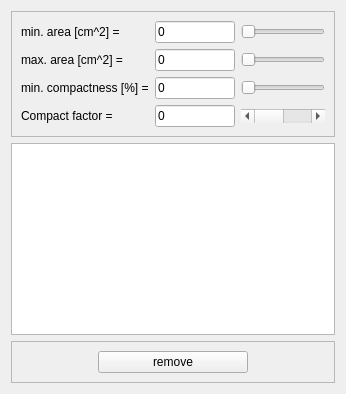
          <widget class="QWidget" name="objects_T">
           <attribute name="title">
            <string>Objects</string>
           </attribute>
           <layout class="QVBoxLayout" name="verticalLayout_12">
            <item>
             <widget class="QFrame" name="frame_12">
              <property name="sizePolicy">
               <sizepolicy hsizetype="Preferred" vsizetype="Fixed">
                <horstretch>0</horstretch>
                <verstretch>0</verstretch>
               </sizepolicy>
              </property>
              <property name="frameShape">
               <enum>QFrame::StyledPanel</enum>
              </property>
              <property name="frameShadow">
               <enum>QFrame::Raised</enum>
              </property>
              <layout class="QGridLayout" name="gridLayout_5">
               <item row="2" column="0">
                <widget class="QLabel" name="label_17">
                 <property name="sizePolicy">
                  <sizepolicy hsizetype="Fixed" vsizetype="Preferred">
                   <horstretch>0</horstretch>
                   <verstretch>0</verstretch>
                  </sizepolicy>
                 </property>
                 <property name="text">
                  <string>min. compactness [%] =</string>
                 </property>
                </widget>
               </item>
               <item row="1" column="1">
                <widget class="QLineEdit" name="max_area_LE">
                 <property name="sizePolicy">
                  <sizepolicy hsizetype="Preferred" vsizetype="Fixed">
                   <horstretch>0</horstretch>
                   <verstretch>0</verstretch>
                  </sizepolicy>
                 </property>
                 <property name="maximumSize">
                  <size>
                   <width>80</width>
                   <height>16777215</height>
                  </size>
                 </property>
                 <property name="text">
                  <string>0</string>
                 </property>
                </widget>
               </item>
               <item row="0" column="1">
                <widget class="QLineEdit" name="min_area_LE">
                 <property name="sizePolicy">
                  <sizepolicy hsizetype="Preferred" vsizetype="Fixed">
                   <horstretch>0</horstretch>
                   <verstretch>0</verstretch>
                  </sizepolicy>
                 </property>
                 <property name="maximumSize">
                  <size>
                   <width>80</width>
                   <height>16777215</height>
                  </size>
                 </property>
                 <property name="text">
                  <string>0</string>
                 </property>
                </widget>
               </item>
               <item row="0" column="0">
                <widget class="QLabel" name="label_15">
                 <property name="sizePolicy">
                  <sizepolicy hsizetype="Fixed" vsizetype="Preferred">
                   <horstretch>0</horstretch>
                   <verstretch>0</verstretch>
                  </sizepolicy>
                 </property>
                 <property name="text">
                  <string>min. area [cm^2] =</string>
                 </property>
                </widget>
               </item>
               <item row="0" column="2">
                <widget class="QSlider" name="min_area_SL">
                 <property name="sizePolicy">
                  <sizepolicy hsizetype="Expanding" vsizetype="Fixed">
                   <horstretch>0</horstretch>
                   <verstretch>0</verstretch>
                  </sizepolicy>
                 </property>
                 <property name="maximum">
                  <number>50</number>
                 </property>
                 <property name="value">
                  <number>0</number>
                 </property>
                 <property name="orientation">
                  <enum>Qt::Horizontal</enum>
                 </property>
                </widget>
               </item>
               <item row="1" column="2">
                <widget class="QSlider" name="max_area_SL">
                 <property name="sizePolicy">
                  <sizepolicy hsizetype="Expanding" vsizetype="Fixed">
                   <horstretch>0</horstretch>
                   <verstretch>0</verstretch>
                  </sizepolicy>
                 </property>
                 <property name="maximum">
                  <number>500</number>
                 </property>
                 <property name="value">
                  <number>0</number>
                 </property>
                 <property name="orientation">
                  <enum>Qt::Horizontal</enum>
                 </property>
                </widget>
               </item>
               <item row="1" column="0">
                <widget class="QLabel" name="label_16">
                 <property name="sizePolicy">
                  <sizepolicy hsizetype="Fixed" vsizetype="Preferred">
                   <horstretch>0</horstretch>
                   <verstretch>0</verstretch>
                  </sizepolicy>
                 </property>
                 <property name="text">
                  <string>max. area [cm^2] =</string>
                 </property>
                </widget>
               </item>
               <item row="2" column="1">
                <widget class="QLineEdit" name="min_comp_LE">
                 <property name="sizePolicy">
                  <sizepolicy hsizetype="Preferred" vsizetype="Fixed">
                   <horstretch>0</horstretch>
                   <verstretch>0</verstretch>
                  </sizepolicy>
                 </property>
                 <property name="maximumSize">
                  <size>
                   <width>80</width>
                   <height>16777215</height>
                  </size>
                 </property>
                 <property name="text">
                  <string>0</string>
                 </property>
                </widget>
               </item>
               <item row="2" column="2">
                <widget class="QSlider" name="min_comp_SL">
                 <property name="sizePolicy">
                  <sizepolicy hsizetype="Expanding" vsizetype="Fixed">
                   <horstretch>0</horstretch>
                   <verstretch>0</verstretch>
                  </sizepolicy>
                 </property>
                 <property name="maximum">
                  <number>100</number>
                 </property>
                 <property name="singleStep">
                  <number>1</number>
                 </property>
                 <property name="value">
                  <number>0</number>
                 </property>
                 <property name="orientation">
                  <enum>Qt::Horizontal</enum>
                 </property>
                </widget>
               </item>
               <item row="3" column="0">
                <widget class="QLabel" name="label_18">
                 <property name="sizePolicy">
                  <sizepolicy hsizetype="Fixed" vsizetype="Preferred">
                   <horstretch>0</horstretch>
                   <verstretch>0</verstretch>
                  </sizepolicy>
                 </property>
                 <property name="text">
                  <string>Compact factor =</string>
                 </property>
                </widget>
               </item>
               <item row="3" column="2">
                <widget class="QScrollBar" name="comp_fact_SB">
                 <property name="maximum">
                  <number>10</number>
                 </property>
                 <property name="value">
                  <number>0</number>
                 </property>
                 <property name="orientation">
                  <enum>Qt::Horizontal</enum>
                 </property>
                </widget>
               </item>
               <item row="3" column="1">
                <widget class="QLineEdit" name="comp_fact_LE">
                 <property name="sizePolicy">
                  <sizepolicy hsizetype="Preferred" vsizetype="Fixed">
                   <horstretch>0</horstretch>
                   <verstretch>0</verstretch>
                  </sizepolicy>
                 </property>
                 <property name="maximumSize">
                  <size>
                   <width>80</width>
                   <height>16777215</height>
                  </size>
                 </property>
                 <property name="text">
                  <string>0</string>
                 </property>
                </widget>
               </item>
              </layout>
             </widget>
            </item>
            <item>
             <widget class="QTableView" name="objects_TV">
              <property name="editTriggers">
               <set>QAbstractItemView::NoEditTriggers</set>
              </property>
              <property name="selectionBehavior">
               <enum>QAbstractItemView::SelectRows</enum>
              </property>
             </widget>
            </item>
            <item>
             <widget class="QFrame" name="frame_13">
              <property name="frameShape">
               <enum>QFrame::StyledPanel</enum>
              </property>
              <property name="frameShadow">
               <enum>QFrame::Raised</enum>
              </property>
              <layout class="QHBoxLayout" name="horizontalLayout_15">
               <item>
                <widget class="QPushButton" name="remove_obj_BTN">
                 <property name="maximumSize">
                  <size>
                   <width>150</width>
                   <height>16777215</height>
                  </size>
                 </property>
                 <property name="cursor">
                  <cursorShape>PointingHandCursor</cursorShape>
                 </property>
                 <property name="text">
                  <string>remove</string>
                 </property>
                </widget>
               </item>
              </layout>
             </widget>
            </item>
           </layout>
          </widget>
